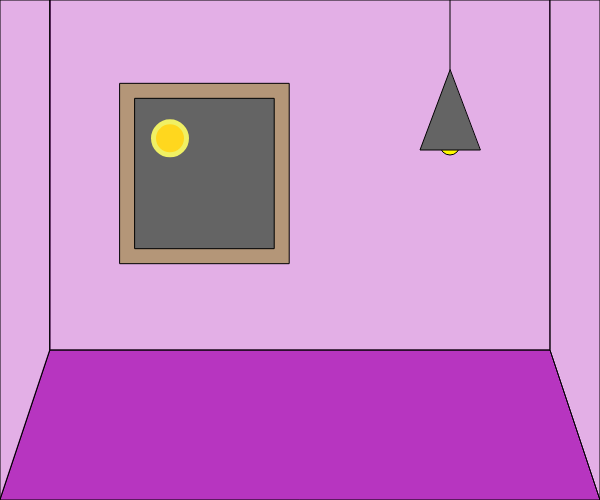
Frame 1 (no input)
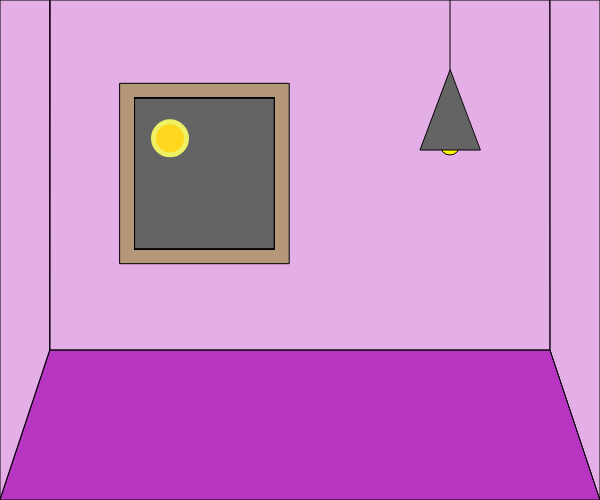
Frame 60 (no input)
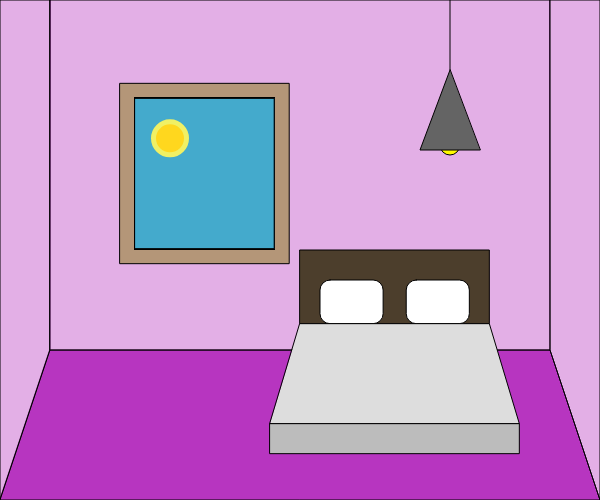
Frame 120 (the mouse pressed at the canvas centre since frame 60)

The p5.js sketch that drew these frames (run headless with seeded random() and noise() and a simulated clock; from frame 60 on, the mouse is pressed at the canvas centre):

// p5.js sketch
// ── sketch.js

function setup() {
  createCanvas(600, 500);
  background(255);
  
  //벽
  wallc1=random(256)
  wallc2=random(256)
  wallc3=random(256)
  fill(wallc1,wallc2,wallc3)
  quad(50,350,550,350,600,500,0,500)
  fill(wallc1,wallc2,wallc3,100)
  quad(50,350,0,500,0,0,50,0)
  quad(550,350,600,500,600,0,550,0)
  rect(50,0,500,350)
  
  //창문
  windw=random(100,300)
  windh=random(100,200)
  fill(180,150,120)
  rect(width/5, height/6,windw,windh)

  //조명
  line(450,0,450,70)
  fill(255,250,0)
  circle(450,145,20)
  fill(100)
  triangle(450,70,420,150,480,150)
}

//창문 밖
function draw() {
  push();
  if (frameCount % 100 == 0)
    fill(random(0,100), random(100,200), random(200,255), random(100,255))
    rect(width/5+15, height/6+15,windw-30,windh-30)
  
//태양
  push();
  stroke(240,240,100)
  strokeWeight(5);
  fill(255,215,30);
  translate(width/5+50, height/6+5);
  ellipse(0, 50, 33, 33);
  pop(); 
}

function mousePressed() {
  //침대 등
  fill(random(256),random(256),random(256))
  rectSize1=random(150,300)
  rectSize2=random(50,100)
  rect(mouseX, mouseY, rectSize1, rectSize2);
  //배게
  fill(255)
  rect(mouseX+20, mouseY+30,rectSize1/3,rectSize2-30,10)
  rect(mouseX+rectSize1-rectSize1/3-20,mouseY+30,rectSize1/3,rectSize2-30,10)
  
  //침대
  bedbc1=random(256)
  bedbc2=random(256)
  bedbc3=random(256)
  fill(bedbc1,bedbc2,bedbc3)  
  bedc1=random(200,250)
  bedc2=random(150,200)
  fill(bedc1,bedc1,bedc1)
  quadX1=mouseX-30
  quadX2=mouseX+rectSize1+30
  quadY=mouseY+rectSize2+100
  quad(mouseX,mouseY+rectSize2,mouseX+rectSize1,mouseY+rectSize2,quadX2,quadY,quadX1,quadY)
  fill(bedc2,bedc2,bedc2)
  rect(quadX1,quadY,rectSize1+60,30)
}
